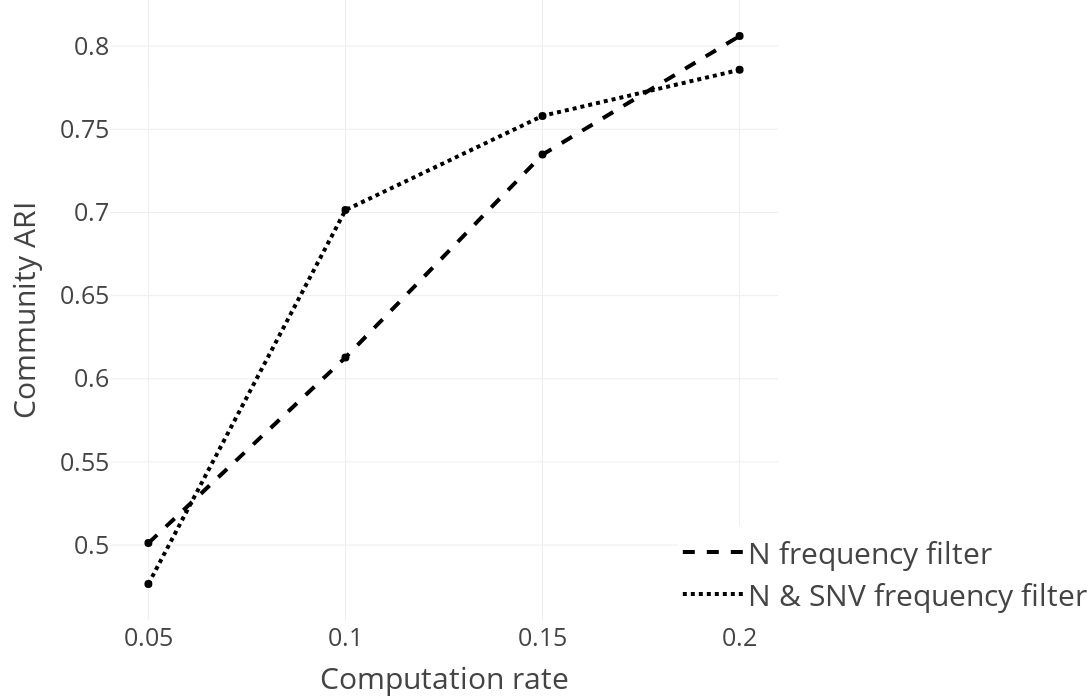

Source (notebook cell):
### Markdown cell above
### Community ARI for different filters and computation rates using depth search

### Code cell
sub_fig = get_computation_rate_plot("adjusted_rand_index", depth_search_evaluation, "Community ARI", dict(
            x=0.85,
            y=0,
            itemwidth=60,
            xanchor="left",
            yanchor="bottom",
            font=dict(size=30),
        ))

sub_fig.show()

### Figure 1 — Plotly figure (JSON) as saved in the notebook; plotly's stock layout.template omitted (floating-point values rounded to 4 significant figures)
{"data": [{"line": {"color": "black", "dash": "dash", "width": 4}, "mode": "lines", "name": "N frequency filter", "type": "scatter", "x": [0.05, 0.1, 0.15, 0.2], "y": [0.5012, 0.6127, 0.7348, 0.8061]}, {"marker": {"color": "black", "size": 8, "symbol": "circle"}, "mode": "markers", "showlegend": false, "text": "", "type": "scatter", "x": [0.05], "y": [0.5012]}, {"marker": {"color": "black", "size": 8, "symbol": "circle"}, "mode": "markers", "showlegend": false, "text": "", "type": "scatter", "x": [0.1], "y": [0.6127]}, {"marker": {"color": "black", "size": 8, "symbol": "circle"}, "mode": "markers", "showlegend": false, "text": "", "type": "scatter", "x": [0.15], "y": [0.7348]}, {"marker": {"color": "black", "size": 8, "symbol": "circle"}, "mode": "markers", "showlegend": false, "text": "", "type": "scatter", "x": [0.2], "y": [0.8061]}, {"line": {"color": "black", "dash": "dot", "width": 4}, "mode": "lines", "name": "N & SNV frequency filter", "type": "scatter", "x": [0.05, 0.1, 0.15, 0.2], "y": [0.4766, 0.7014, 0.758, 0.7857]}, {"marker": {"color": "black", "size": 8, "symbol": "circle"}, "mode": "markers", "showlegend": false, "text": "", "type": "scatter", "x": [0.05], "y": [0.4766]}, {"marker": {"color": "black", "size": 8, "symbol": "circle"}, "mode": "markers", "showlegend": false, "text": "", "type": "scatter", "x": [0.1], "y": [0.7014]}, {"marker": {"color": "black", "size": 8, "symbol": "circle"}, "mode": "markers", "showlegend": false, "text": "", "type": "scatter", "x": [0.15], "y": [0.758]}, {"marker": {"color": "black", "size": 8, "symbol": "circle"}, "mode": "markers", "showlegend": false, "text": "", "type": "scatter", "x": [0.2], "y": [0.7857]}], "layout": {"font": {"size": 25}, "height": 700, "legend": {"font": {"size": 30}, "itemwidth": 60, "x": 0.85, "xanchor": "left", "y": 0, "yanchor": "bottom"}, "margin": {"b": 80, "l": 110, "r": 0, "t": 0}, "width": 1200, "xaxis": {"autorange": true, "range": [0.04043, 0.2096], "tickmode": "array", "tickvals": [0.05, 0.1, 0.15, 0.2], "title": {"text": "Computation rate"}, "type": "linear"}, "yaxis": {"autorange": true, "range": [0.4549, 0.8277], "title": {"text": "Community ARI"}, "type": "linear"}}}
